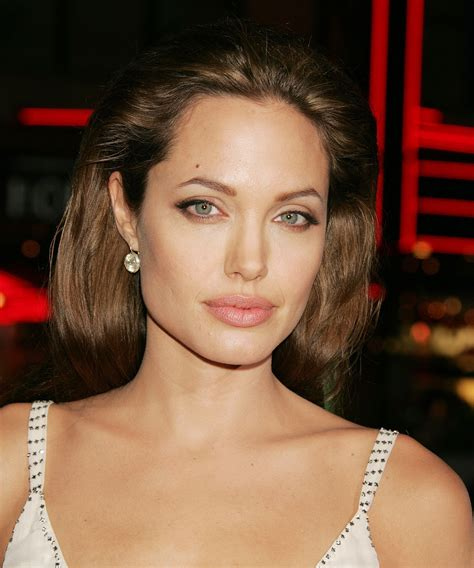
#> input picture feb project/Celebrity Faces Dataset/Angelina Jolie/017_e28ea9d4.jpg, 474 x 568 px, found by its file name; its folder holds only this picture in this run
$ python create_mdoel.py
#> lines starting #> are read from the running program, lines starting #| are printed output that depends on the picture; after the words box and inside, x2 and y2 are one past the last pixel; in counts of white or black regions, pixels touching at a corner belong together
import os
import cv2
import cv2.data

face_Detecttor = cv2.CascadeClassifier(cv2.data.haarcascades + "haarcascade_frontalface_default.xml")

folder_names = ['Angelina Jolie', 'Brad Pitt']

path = r"C:\Users\17nru\Downloads\images dataset\Celebrity Faces Dataset"

for celebrity in folder_names:
    celebrity_images = os.path.join(path, celebrity)
    print(celebrity_images)

    for img in os.listdir(celebrity_images):
        c_img = os.path.join(celebrity_images, img)

        im_cv = cv2.imread(c_img)
#> im_cv is the input picture: shape (568, 474, 3); mean B, G, R 63.6, 85, 117.6

        roi = face_Detecttor.detectMultiScale(im_cv, 1.4, 3)
#> roi = [[121, 113, 253, 253]]

        for x, y, w, h in roi:
            cv2.rectangle(im_cv, (x, y), (x+w, y+h), (10, 255, 20), 3)
#> this loop made 1 pass
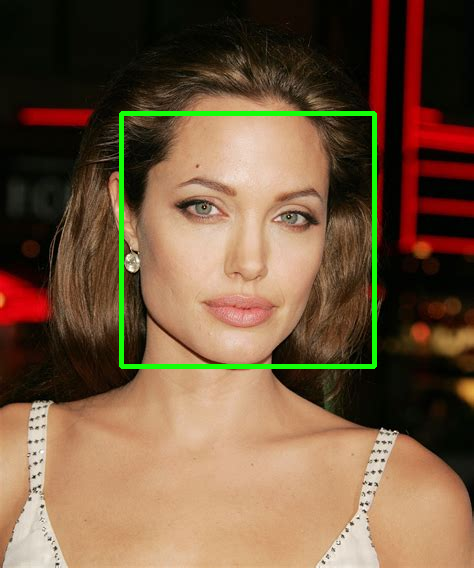
#> im_cv: shape (568, 474, 3); 1.87% of pixels changed, all inside (x1, y1, x2, y2) = (119, 111, 377, 369)

        cv2.imshow(c_img, im_cv)

        cv2.waitKey(0)
#> pass 2 of the loop `for celebrity in folder_names:`:
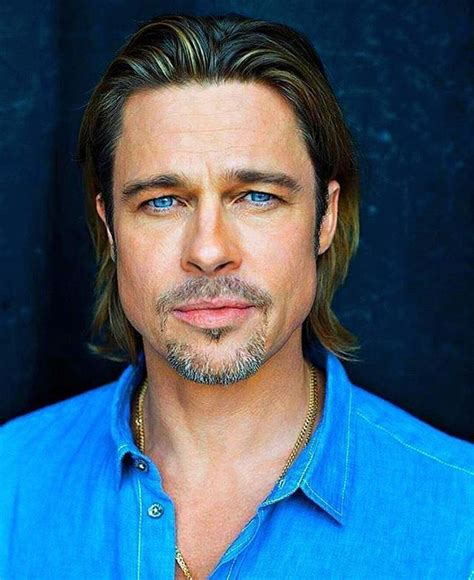
#> input picture feb project/Celebrity Faces Dataset/Brad Pitt/019_ddcd5687.jpg, 474 x 580 px, found by its file name
#> im_cv is the input picture: shape (580, 474, 3); mean B, G, R 116.3, 94.3, 64.4
#> roi = [[90, 106, 237, 237], [34, 50, 354, 354]]
#> the loop `for x, y, w, h in roi:` made 2 passes
#> after the loop `for x, y, w, h in roi:`:
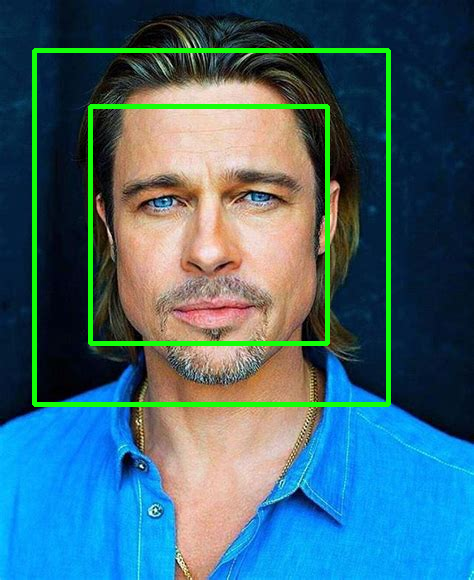
#> im_cv: shape (580, 474, 3); 4.29% of pixels changed, all inside (x1, y1, x2, y2) = (32, 48, 391, 407)
